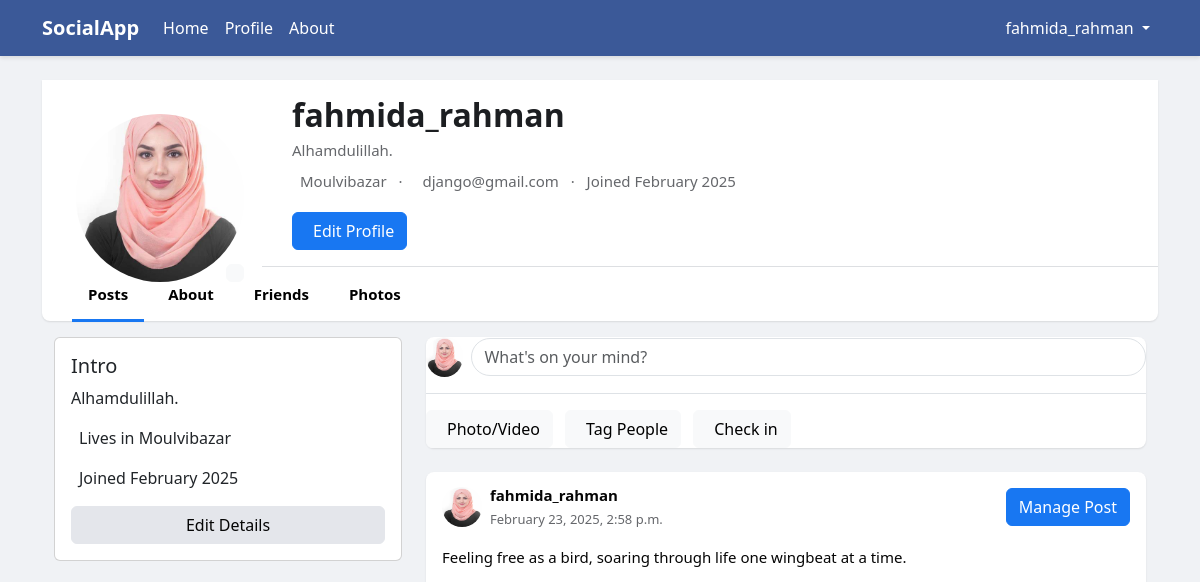
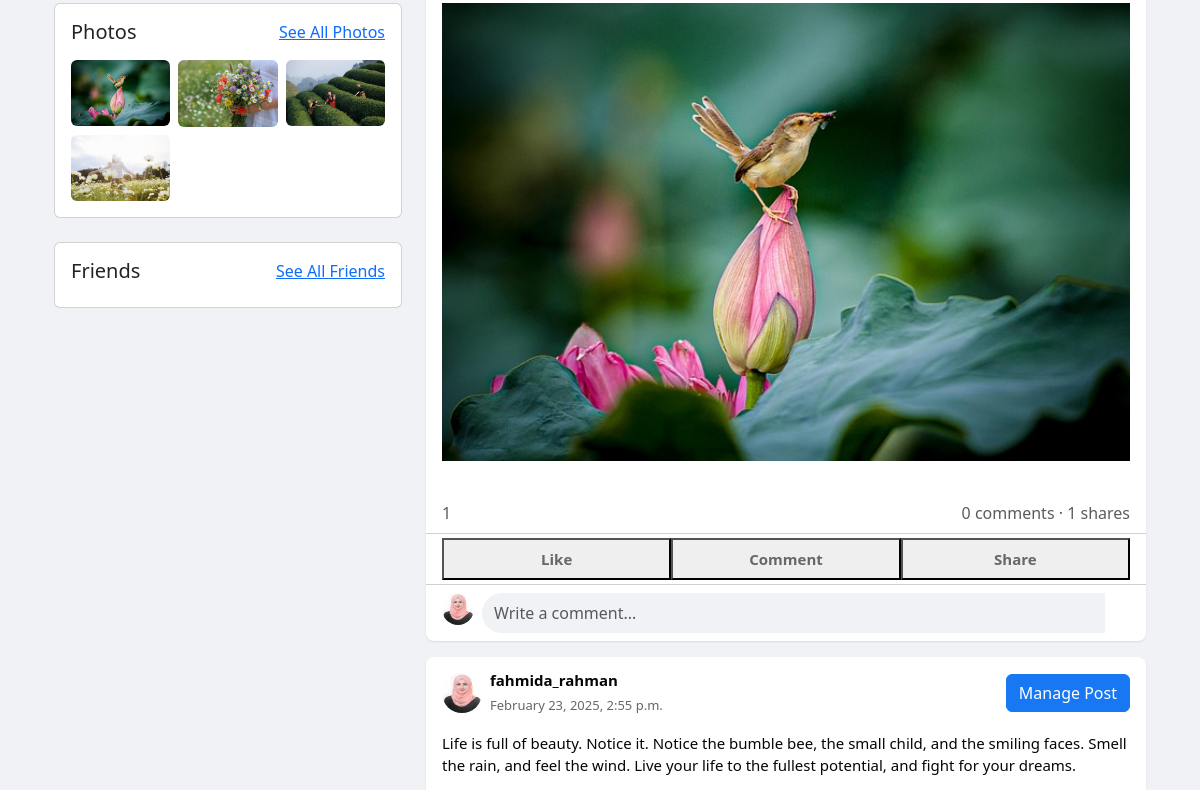
The page /profile/ (signed in, upper part) on the database as committed earlier (2 pictures, top to bottom).
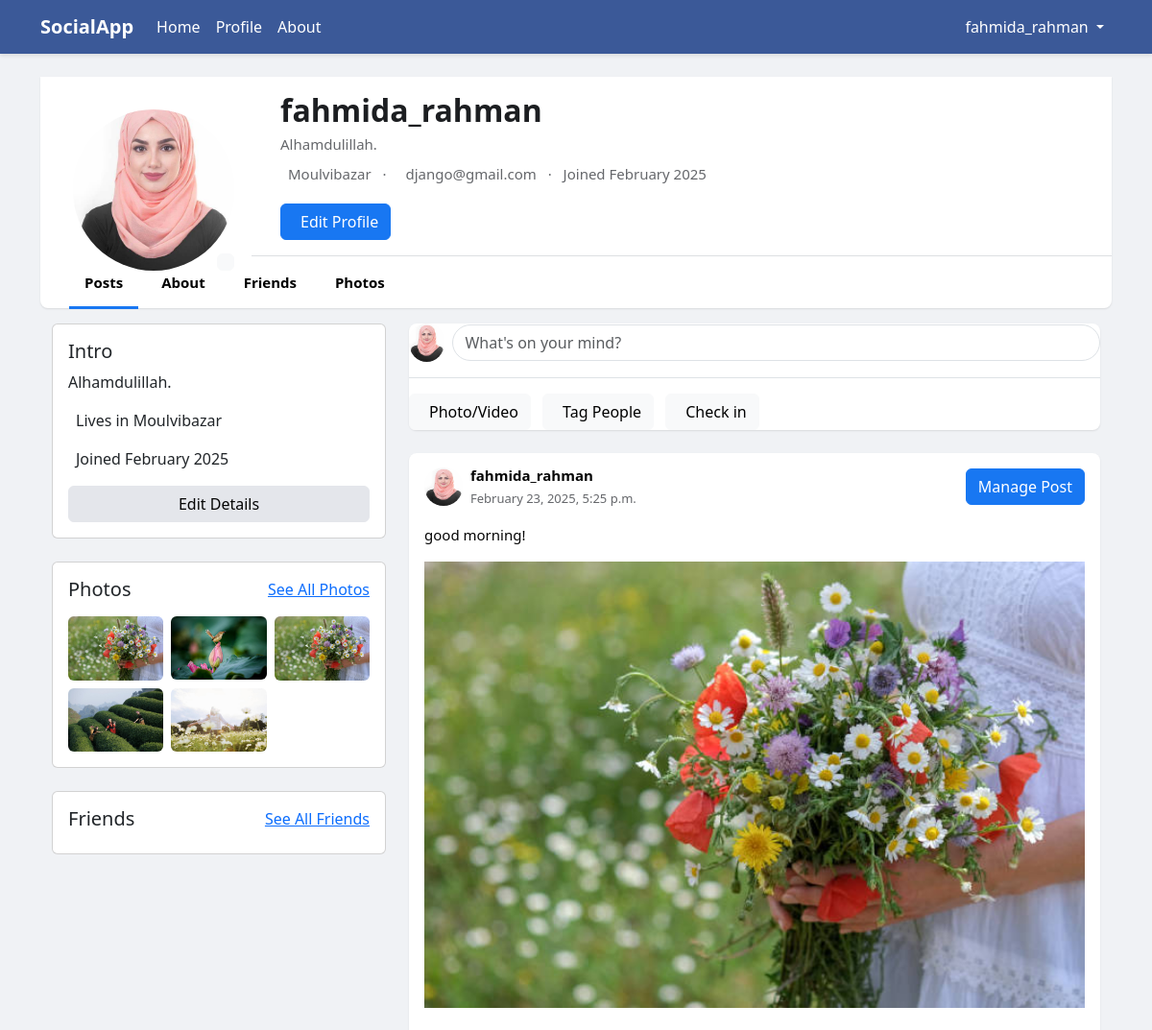
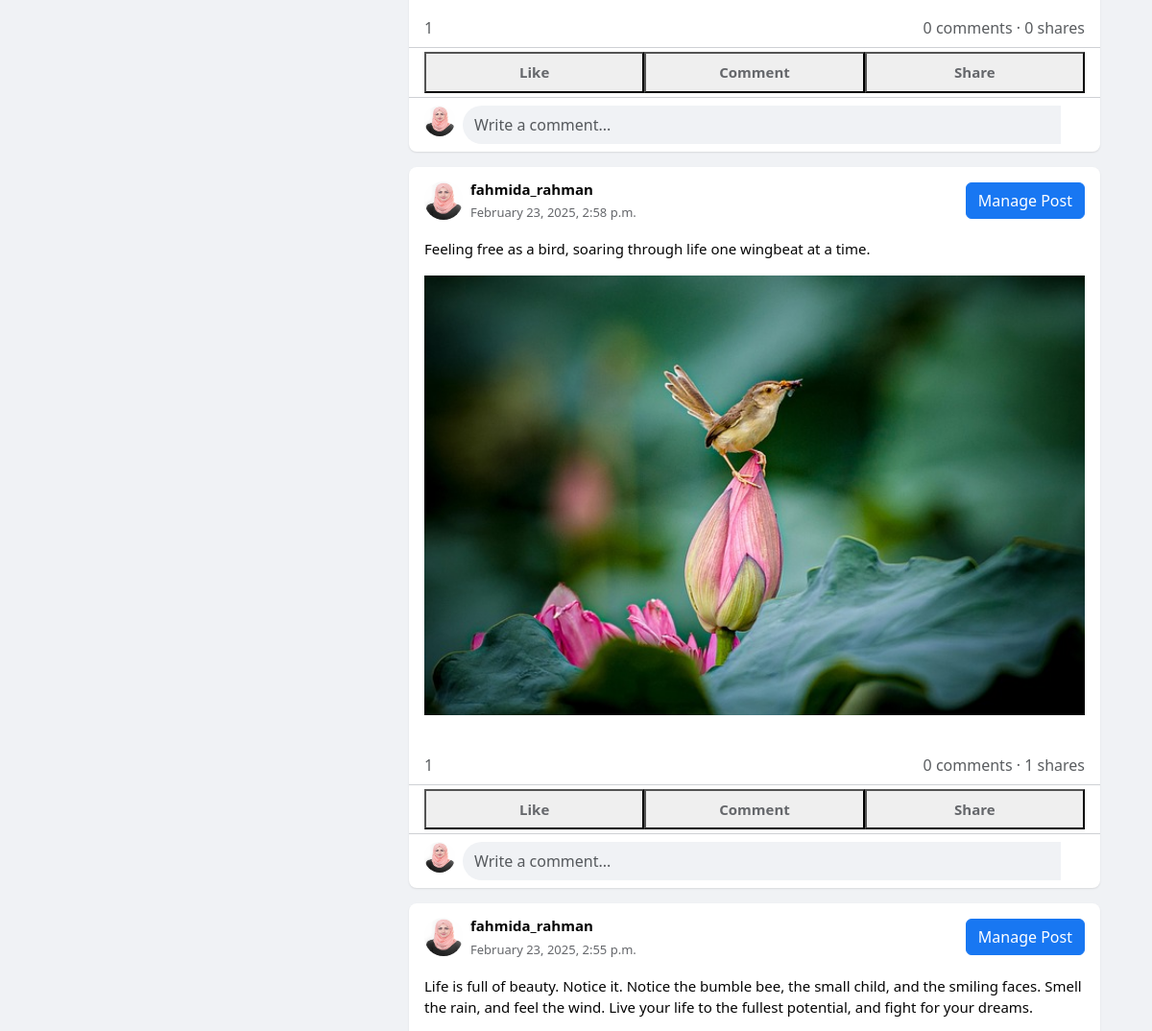
The same page on the database as committed later (2 pictures, top to bottom).
### social_app/models.py (models this page shows, shortened)
class UserProfile(models.Model):
    user = models.OneToOneField(User, on_delete=models.CASCADE, related_name='profile')
    profile_picture = models.ImageField(upload_to='profile_pictures/', default='profile_pictures/default.png')
    bio = models.TextField(max_length=500, blank=True)
    location = models.CharField(max_length=100, blank=True)
    birth_date = models.DateField(null=True, blank=True)

class Post(models.Model):
    user = models.ForeignKey(User, on_delete=models.CASCADE, related_name='posts')
    content = models.TextField()
    image = models.ImageField(upload_to='post_images/', blank=True, null=True)
    created_at = models.DateTimeField(auto_now_add=True)
    updated_at = models.DateTimeField(auto_now=True)
    class Meta:
        ordering = ['-created_at']
    @property
    def like_count(self):
        return self.likes.count()
    @property
    def comment_count(self):
        return self.comments.count()

### social_app/views.py (the view)
# urls.py: path('profile/', views.profile, name='profile'),  # This is for the logged-in user's profile
@login_required
def profile(request, username=None):
    if username:
        profile_user = get_object_or_404(User, username=username)
    else:
        profile_user = request.user
    user_posts = Post.objects.filter(user=profile_user).select_related('user')
    shared_posts = Share.objects.filter(user=profile_user).select_related('original_post', 'original_post__user')
    profile, created = UserProfile.objects.get_or_create(user=profile_user)
    if request.method == 'POST' and request.user == profile_user:
        profile_form = UserProfileForm(request.POST, request.FILES, instance=profile)
        if profile_form.is_valid():
            profile_form.save()
            messages.success(request, 'Profile updated successfully!')
            return redirect('profile')
    else:
        profile_form = UserProfileForm(instance=profile)
    context = {
        'profile_user': profile_user,
        'profile': profile,
        'posts': user_posts,
        'shared_posts': shared_posts,
        'profile_form': profile_form,
        'is_own_profile': request.user == profile_user
    }
    return render(request, 'social_app/profile.html', context)

### templates/social_app/profile.html (shortened to what this page needs)
{% extends 'base.html' %}
{% load static %}
{% load custom_filters %}
{% block content %}
<div class="container-fluid px-0">
    <div class="profile-header">
        <div class="profile-picture-container">
            <img src="{{ profile.profile_picture.url }}" alt="Profile Picture" class="profile-picture">
            {% if is_own_profile %}
            <button type="button" class="btn btn-light position-absolute bottom-0 end-0 p-2" data-bs-toggle="modal"
                data-bs-target="#editProfileModal">
            </button>
            {% endif %}
        </div>
        <div class="profile-details-wrapper" style="margin-left: 20px;">
            <div class="profile-info">
                <h1 class="profile-name">{{ profile_user.username }}</h1>
                <div class="profile-meta">
                    {% if profile.bio %}
                    <div class="mb-2">{{ profile.bio }}</div>
                    {% endif %}
                    <div>
                        {{ profile.location|default:"No location set" }}
                        <span class="mx-2">·</span>
                        {{ profile_user.email }}
                        <span class="mx-2">·</span>
                        Joined {{ profile_user.date_joined|date:"F Y" }}
                    </div>
                </div>
                <div class="profile-actions">
                    {% if is_own_profile %}
                    <button class="btn btn-primary" data-bs-toggle="modal" data-bs-target="#editProfileModal">
                        Edit Profile
                    </button>
                    {% endif %}
                </div>
            </div>
        </div>
        <ul class="nav nav-tabs">
            <li class="nav-item">
                <a class="nav-link active under-profile-nav" href="#">Posts</a>
            </li>
            <li class="nav-item">
                <a class="nav-link under-profile-nav" href="#">About</a>
            </li>
            <li class="nav-item">
                <a class="nav-link under-profile-nav" href="#">Friends</a>
            </li>
            <li class="nav-item">
                <a class="nav-link under-profile-nav" href="#">Photos</a>
            </li>
        </ul>
    </div>
    <div class="container">
        <div class="row">
            <div class="col-md-5 col-lg-4">
                <div class="card mb-4">
                    <div class="card-body">
                        <h5 class="card-title">Intro</h5>
                        {% if profile.bio %}
                        <p>{{ profile.bio }}</p>
                        {% endif %}
                        <div class="d-flex align-items-center mb-3">
                            <span>Lives in {{ profile.location|default:"Not specified" }}</span>
                        </div>
                        <div class="d-flex align-items-center mb-3">
                            <span>Joined {{ profile_user.date_joined|date:"F Y" }}</span>
                        </div>
                        {% if is_own_profile %}
                        <button class="btn btn-secondary w-100">Edit Details</button>
                        {% endif %}
                    </div>
                </div>
                <div class="card mb-4">
                    <div class="card-body">
                        <div class="d-flex justify-content-between align-items-center mb-3">
                            <h5 class="card-title mb-0">Photos</h5>
                            <a href="#" class="text-primary">See All Photos</a>
                        </div>
                        <div class="row g-2">
                            {% for post in posts %}
                            {% if post.image %}
                            <div class="col-4">
                                <img src="{{ post.image.url }}" alt="Photo" class="img-fluid rounded">
                            </div>
                            {% endif %}
                            {% endfor %}
                        </div>
                    </div>
                </div>
                <div class="card mb-4">
                    <div class="card-body">
                        <div class="d-flex justify-content-between align-items-center mb-3">
                            <h5 class="card-title mb-0">Friends</h5>
                            <a href="#" class="text-primary">See All Friends</a>
                        </div>
                    </div>
                </div>
            </div>
            <div class="col-md-7 col-lg-8">
                {% if is_own_profile %}
                <div class="post-card mb-4">
                    <div class="card-body">
                        <form method="post" action="{% url 'post_create' %}" enctype="multipart/form-data">
                            <div class="d-flex align-items-center mb-3" data-bs-toggle="modal"
                                data-bs-target="#createPostModal">
                                <img src="{{ user.profile.profile_picture.url }}" alt="Profile Picture"
                                    class="rounded-circle me-2" style="width: 40px; height: 40px;">
                                <input type="text" class="form-control rounded-pill" placeholder="What's on your mind?"
                                    readonly>
                            </div>
                            <div class="border-top pt-3 d-flex justify-content-between">
                                <div class="button-without-createPost">
                                    <button type="button" class="btn btn-light me-2">
                                        Photo/Video
                                    </button>
                                    <button type="button" class="btn btn-light me-2">
                                        Tag People
                                    </button>
                                    <button type="button" class="btn btn-light">
                                        Check in
                                    </button>
                                </div>
                            </div>
                        </form>
                    </div>
                </div>
                {% endif %}
                {% for post in posts %}
                <div class="post-card">
                    <div class="post-header d-flex justify-content-between align-items-center">
                        <div class="d-flex align-items-center">
                            <img src="{{ post.user.profile.profile_picture.url }}" alt="Profile Picture"
                                class="rounded-circle me-2" style="width: 40px; height: 40px;">
                            <div>
                                <div class="post-author">{{ post.user.username }}</div>
                                <small class="post-time">
                                    {% if post.original_post %}
                                    Shared from <strong>{{ post.original_post.user.username }}</strong> on
                                    {{ post.original_post.created_at|date:"F d, Y, g:i a" }}
                                    {% else %}
                                    {{ post.created_at|date:"F d, Y, g:i a" }}
                                    {% endif %}
                                </small>
                            </div>
                        </div>
                        {% if request.user == post.user %}
                        <div class="dropdown">
                            <button class="btn btn-primary text-dark" style="color: white !important;" type="button"
                                data-bs-toggle="dropdown">
                                Manage Post
                            </button>
                        </div>
                        {% endif %}
                    </div>
                    <div class="post-content">
                        <p>{{ post.content|linebreaksbr }}</p>
                        {% if post.image %}
                        <img src="{{ post.image.url }}" alt="Post image" class="img-fluid post-image mb-3">
                        {% endif %}
                    </div>
                    <div class="px-3 py-2 text-muted">
                        <div class="d-flex justify-content-between">
                            <div>
                                <span class="like-count-{{ post.id }}">{{ post.like_count }}</span>
                            </div>
                            <div>
                                <span class="comment-count-{{ post.id }}">{{ post.comment_count }}</span> comments
                                · {{ post.shares.count }} shares
                            </div>
                        </div>
                    </div>
                    <div class="post-actions d-flex">
                        {% if request.user.is_authenticated %}
                        <button class="action-btn like-btn {% if request.user in post.likes.all %}active{% endif %}"
                            data-post-id="{{ post.id }}">
                             Like
                        </button>
                        <button class="action-btn comment-btn" data-post-id="{{ post.id }}">
                             Comment
                        </button>
                        {% endif %}
                        <button class="action-btn share-btn" data-bs-toggle="modal"
                            data-bs-target="#shareModal{{ post.id }}">
                             Share
                        </button>
                    </div>
                    <div class="comment-section" id="comment-section-{{ post.id }}">
                        <div class="comment-input-container d-flex">
                            <img src="{{ request.user.profile.profile_picture.url }}" alt="Your Profile"
                                class="rounded-circle me-2" style="width: 32px; height: 32px;">
                            <form method="post" action="{% url 'add_comment' post.id %}"
                                class="comment-form flex-grow-1">
                                <div class="input-group">
                                    <input type="text" name="content" class="form-control comment-input"
                                        placeholder="Write a comment...">
                                    <button type="submit" class="btn btn-link text-primary">
                                    </button>
                                </div>
                            </form>
                        </div>
                    </div>
                </div>
                {% endfor %}
            </div>
        </div>
    </div>
</div>
{% endblock %}

### templates/base.html (shortened to what this page needs)
<!DOCTYPE html>
<html lang="en">
<head>
    <link href="https://cdn.jsdelivr.net/npm/bootstrap@5.3.0-alpha1/dist/css/bootstrap.min.css" rel="stylesheet">
    <link rel="stylesheet" href="https://cdn.jsdelivr.net/npm/bootstrap-icons/font/bootstrap-icons.css">
    <link rel="stylesheet" href="https://cdn.jsdelivr.net/npm/bootstrap@5.3.0-alpha1/dist/css/bootstrap.min.css">
    <link href="https://cdnjs.cloudflare.com/ajax/libs/font-awesome/6.7.2/css/all.min.css:" rel="stylesheet">
</head>
<body>
    <nav class="navbar navbar-expand-lg navbar-dark mb-4">
        <div class="container">
            <a class="navbar-brand" href="{% url 'home' %}">
                <strong>SocialApp</strong>
            </a>
            <div class="collapse navbar-collapse" id="navbarNav">
                {% if user.is_authenticated %}
                <ul class="navbar-nav me-auto">
                    <li class="nav-item">
                        <a class="nav-link" href="{% url 'home' %}">Home</a>
                    </li>
                    <li class="nav-item">
                        <a class="nav-link" href="{% url 'profile' %}">Profile</a>
                    </li>
                    <li class="nav-item">
                        <a class="nav-link" href="#">About</a>
                    </li>
                </ul>
                <ul class="navbar-nav ms-auto">
                    <li class="nav-item dropdown">
                        <a class="nav-link dropdown-toggle" href="#" id="navbarDropdown" role="button"
                            data-bs-toggle="dropdown" aria-expanded="false">
                            {{ user.username }}
                        </a>
                    </li>
                </ul>
                {% endif %}
            </div>
        </div>
    </nav>
    <main class="container">
        {% block content %}
        {% endblock %}
    </main>
</body>
</html>

Rows that differ between the two databases and show on the page:
added Post: image (picture), user.profile.profile_picture (picture), user.username "fahmida_rahman", created_at "February 23, 2025, 5:25 p.m.", shows "Manage Post", content "good morning!", like_count "1", comment_count "0", shares.count "0"
